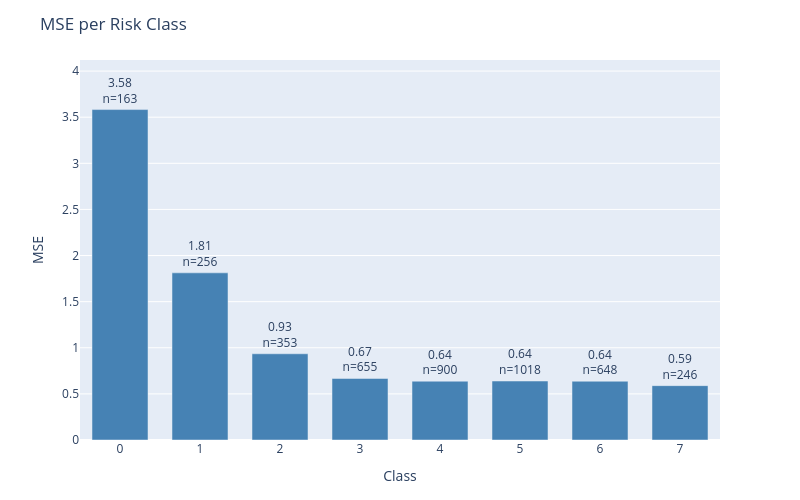

Here is the notebook cell this chart was saved with:
### Code cell
plot_error_by_group(
    df=results_test,
    y_true_col='actual',
    y_pred_col='prediction',
    group_by='class',
    metric='mse',
    title='MSE per Risk Class'
)

### Figure 1 — Plotly figure (JSON) as saved in the notebook; plotly's stock layout.template omitted (floating-point values rounded to 4 significant figures)
{"data": [{"marker": {"color": "steelblue"}, "text": ["3.58<br>n=163", "1.81<br>n=256", "0.93<br>n=353", "0.67<br>n=655", "0.64<br>n=900", "0.64<br>n=1018", "0.64<br>n=648", "0.59<br>n=246"], "textposition": "outside", "type": "bar", "x": ["0", "1", "2", "3", "4", "5", "6", "7"], "y": [3.583, 1.812, 0.9348, 0.6672, 0.6378, 0.6395, 0.6373, 0.5894]}], "layout": {"bargap": 0.3, "height": 500, "margin": {"b": 60, "t": 60}, "title": {"text": "MSE per Risk Class"}, "uniformtext": {"minsize": 8, "mode": "hide"}, "width": 800, "xaxis": {"title": {"text": "Class"}}, "yaxis": {"range": [0, 4.12], "title": {"text": "MSE"}}}}
